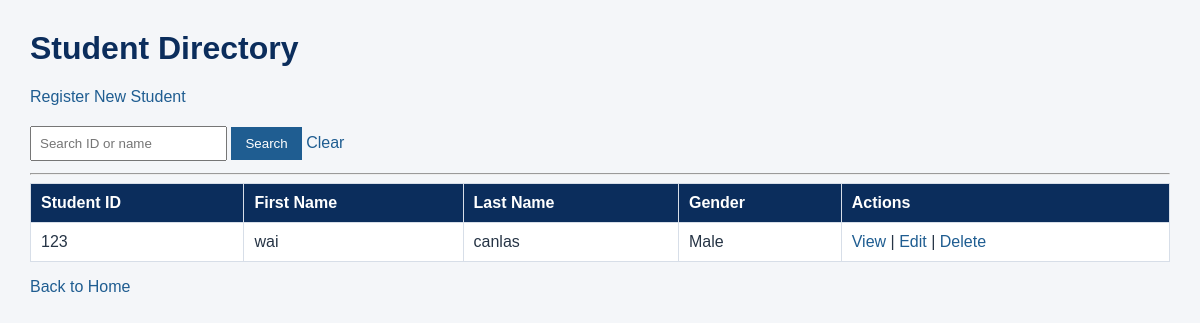
/registration/students/ (signed in), run on an earlier commit of the app's database.
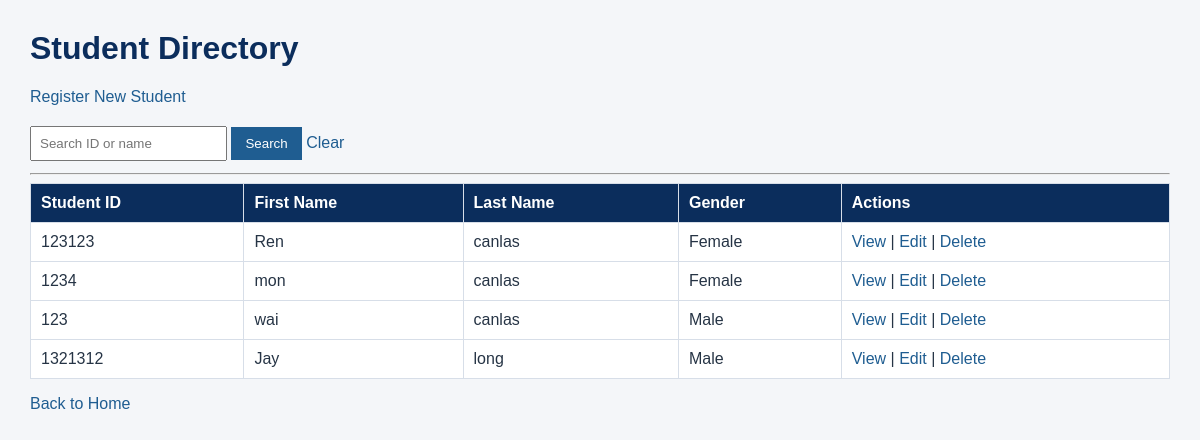
And on a later commit of the database.
### registration/models.py (models this page shows, shortened)
class Student(models.Model):
    GENDER_CHOICES = [
        ('Male', 'Male'),
        ('Female', 'Female'),
    ]
    student_id = models.CharField(max_length=20, unique=True)
    first_name = models.CharField(max_length=100)
    last_name = models.CharField(max_length=100)
    gender = models.CharField(max_length=10, choices=GENDER_CHOICES)
    date_of_birth = models.DateField()
    contact_no = models.CharField(max_length=20)

### registration/views.py (the view)
# urls.py: path('students/', views.student_list, name='student_list'),
@user_passes_test(staff_check, login_url='login')
def student_list(request):
    query = request.GET.get('q', '').strip()
    students = Student.objects.all().order_by('last_name', 'first_name')
    if query:
        students = students.filter(
            Q(student_id__icontains=query)
            | Q(first_name__icontains=query)
            | Q(last_name__icontains=query)
        )
    context = {
        'students': students,
        'query': query,
    }
    return render(
        request,
        'registration/student_list.html',
        context
    )

### registration/views.py (called while the page is built)
def staff_check(user):
    return user.is_authenticated and user.is_staff

### registration/templates/registration/student_list.html (shortened to what this page needs)
{% load static %}
<!DOCTYPE html>
<html lang="en">
<head>
<link rel="stylesheet" href="{% static 'registration/style.css' %}">
</head>
<body>
<h1>Student Directory</h1>
<p>
<a href="{% url 'student_create' %}">Register New Student</a>
</p>
<form method="get">
<input
    type="text"
    name="q"
    value="{{ query }}"
    placeholder="Search ID or name"
>
<button type="submit">Search</button>
<a href="{% url 'student_list' %}">Clear</a>
</form>
<hr>
{% if students %}
<table>
<thead>
<tr>
<th>Student ID</th>
<th>First Name</th>
<th>Last Name</th>
<th>Gender</th>
<th>Actions</th>
</tr>
</thead>
<tbody>
{% for student in students %}
<tr>
<td>{{ student.student_id }}</td>
<td>{{ student.first_name }}</td>
<td>{{ student.last_name }}</td>
<td>{{ student.gender }}</td>
<td>
<a href="{% url 'student_detail' student.pk %}">View</a>
|
<a href="{% url 'student_update' student.pk %}">Edit</a>
|
<a href="{% url 'student_delete' student.pk %}">Delete</a>
</td>
</tr>
{% endfor %}
</tbody>
</table>
{% else %}
<p>No Student records found.</p>
{% endif %}
<p><a href="{% url 'home' %}">Back to Home</a></p>
</body>
</html>

What changed in the data, as far as the page shows it:
added Student: student_id "123123", first_name "Ren", last_name "canlas", gender "Female"
added Student: student_id "1234", first_name "mon", last_name "canlas", gender "Female"
added Student: student_id "1321312", first_name "Jay", last_name "long", gender "Male"
